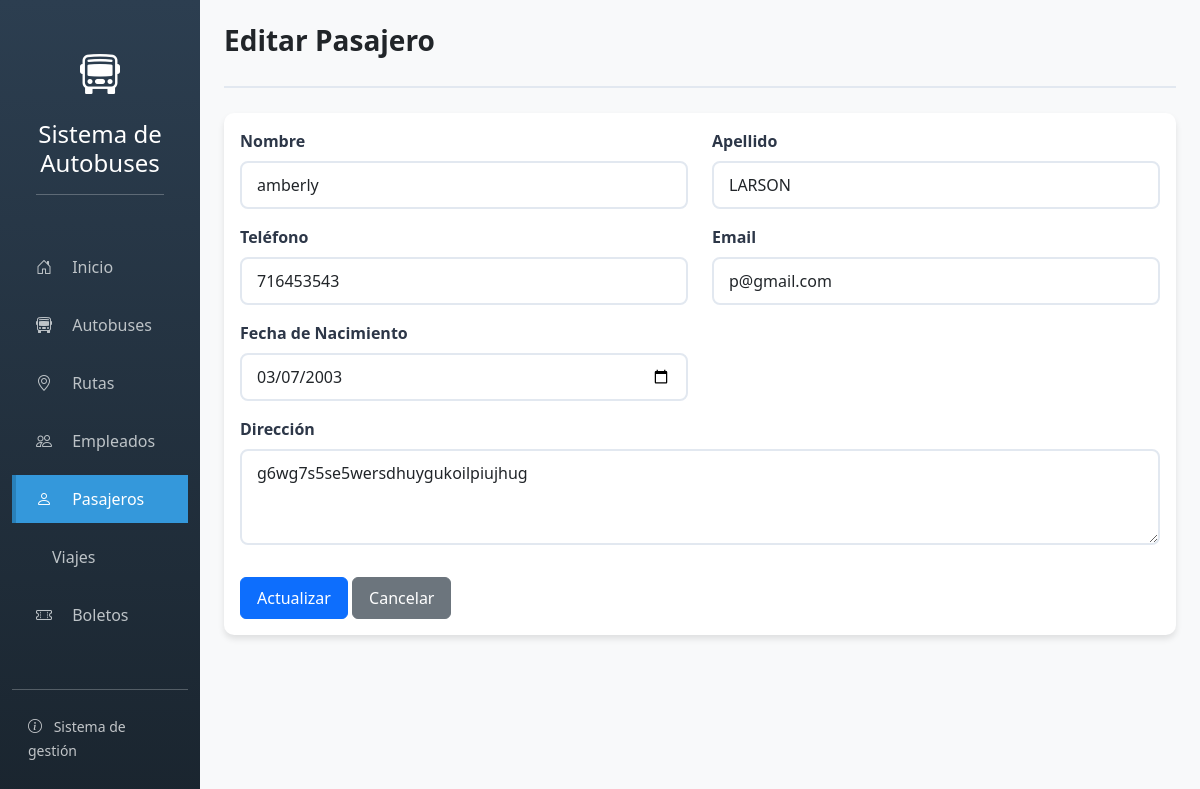
The page /pasajeros/editar/2/ on the database its author committed.
### app_autobuses/models.py (models this page shows, shortened)
class Pasajero(models.Model):
    nombre = models.CharField(max_length=50)
    apellido = models.CharField(max_length=50)
    telefono = models.CharField(max_length=15)
    email = models.EmailField()
    fecha_nacimiento = models.DateField()
    direccion = models.TextField()
    class Meta:
        ordering = ['apellido']

### app_autobuses/views.py (the view)
# urls.py: path('pasajeros/editar/<int:id>/', views.pasajero_editar, name='pasajero_editar'),
def pasajero_editar(request, id):
    pasajero = get_object_or_404(Pasajero, id=id)
    if request.method == 'POST':
        form = PasajeroForm(request.POST, instance=pasajero)
        if form.is_valid():
            form.save()
            messages.success(request, 'Pasajero actualizado exitosamente.')
            return redirect('pasajero_listar')
        else:
            messages.error(request, 'Error al actualizar el pasajero.')
    else:
        form = PasajeroForm(instance=pasajero)
    return render(request, 'app_autobuses/pasajero/editar.html', {'form': form, 'pasajero': pasajero})

### app_autobuses/forms.py
class PasajeroForm(ModelForm):
    class Meta:
        model = Pasajero
        fields = '__all__'
        widgets = {
            'nombre': forms.TextInput(attrs={'class': 'form-control'}),
            'apellido': forms.TextInput(attrs={'class': 'form-control'}),
            'telefono': forms.TextInput(attrs={'class': 'form-control'}),
            'email': forms.EmailInput(attrs={'class': 'form-control'}),
            'fecha_nacimiento': forms.DateInput(attrs={'class': 'form-control', 'type': 'date'}),
            'direccion': forms.Textarea(attrs={'class': 'form-control', 'rows': 3}),
        }

### app_autobuses/templates/app_autobuses/pasajero/editar.html (shortened to what this page needs)
{% extends 'base.html' %}
{% block header_title %}Editar Pasajero{% endblock %}
{% block content %}
<div class="card">
    <div class="card-body">
        <form method="post">
            <div class="row">
                <div class="col-md-6 mb-3">
                    <label class="form-label">Nombre</label>
                    {{ form.nombre }}
                </div>
                <div class="col-md-6 mb-3">
                    <label class="form-label">Apellido</label>
                    {{ form.apellido }}
                </div>
                <div class="col-md-6 mb-3">
                    <label class="form-label">Teléfono</label>
                    {{ form.telefono }}
                </div>
                <div class="col-md-6 mb-3">
                    <label class="form-label">Email</label>
                    {{ form.email }}
                </div>
                <div class="col-md-6 mb-3">
                    <label class="form-label">Fecha de Nacimiento</label>
                    {{ form.fecha_nacimiento }}
                </div>
                <div class="col-12 mb-3">
                    <label class="form-label">Dirección</label>
                    {{ form.direccion }}
                </div>
            </div>
            <div class="mt-3">
                <button type="submit" class="btn btn-primary">Actualizar</button>
                <a href="{% url 'pasajero_listar' %}" class="btn btn-secondary">Cancelar</a>
            </div>
        </form>
    </div>
</div>
{% endblock %}

### app_autobuses/templates/base.html (style rules this page uses)
body { background-color: #f8f9fa; font-family: 'Segoe UI', Tahoma, Geneva, Verdana, sans-serif; }
.card { border: none; border-radius: 10px; box-shadow: 0 4px 6px rgba(0,0,0,0.1); margin-bottom: 25px; }
.btn { padding: 8px 16px; border-radius: 6px; font-weight: 500; transition: all 0.3s; }
.form-control, .form-select { padding: 10px 15px; border: 2px solid #e2e8f0; border-radius: 8px; transition: all 0.3s; }
.form-label { font-weight: 600; margin-bottom: 8px; color: #2d3748; }

### rows shown on the page
Pasajero: nombre "amberly", apellido "LARSON", telefono "716453543", email "p@gmail.com", fecha_nacimiento "03/07/2003", direccion "g6wg7s5se5wersdhuygukoilpiujhug"
